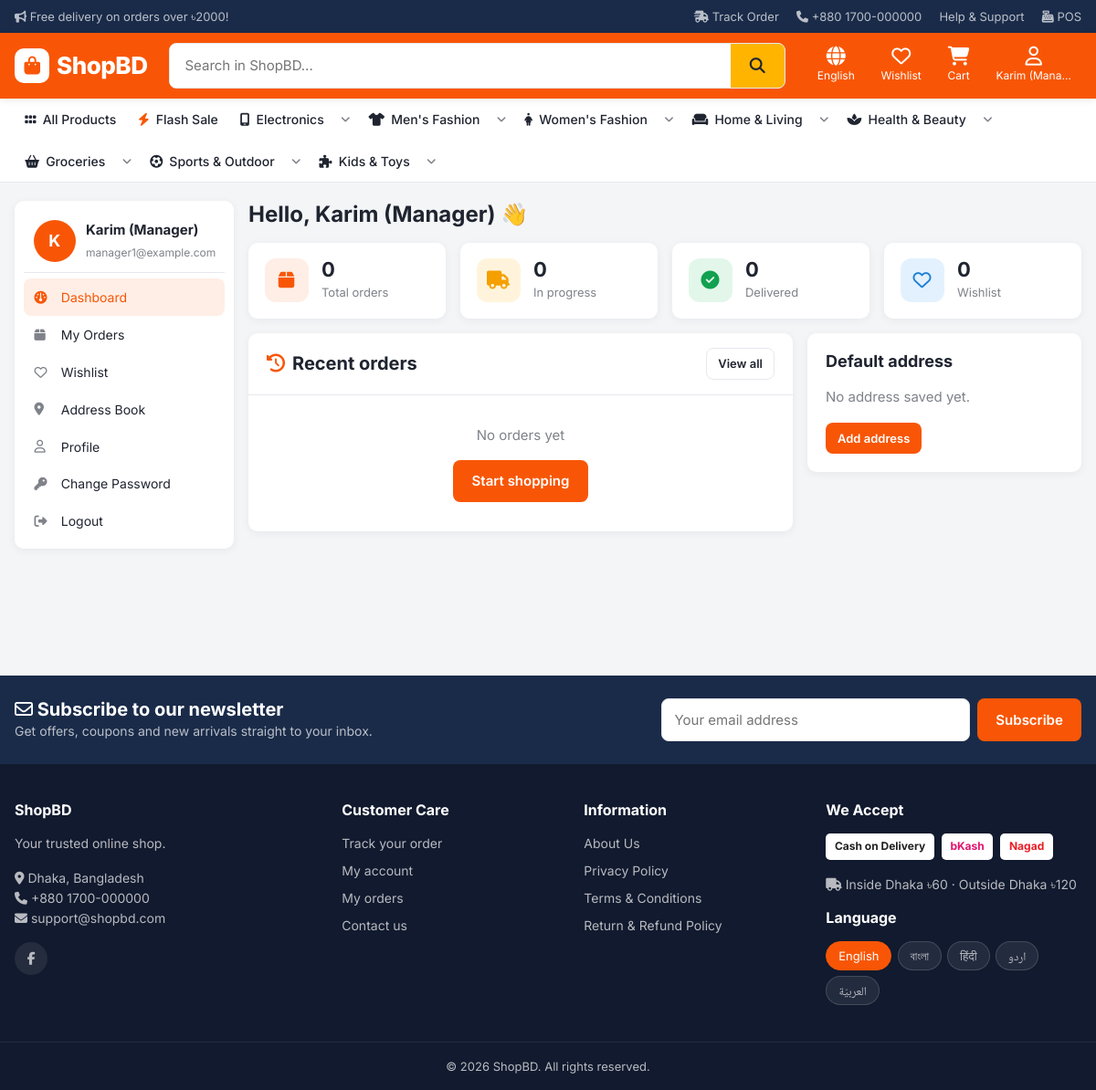
/accounts/dashboard/ (signed in), run on the app's committed database.
### core/models.py (models this page shows, shortened)
class SiteSetting(TranslatableMixin, models.Model):
    site_name = models.CharField(max_length=100, default="ShopBD")
    tagline = models.CharField(max_length=200, blank=True, default="Online Shopping in Bangladesh")
    logo = models.ImageField(upload_to="site/", blank=True)
    favicon = models.ImageField(upload_to="site/", blank=True)
    phone = models.CharField(max_length=30, blank=True, default="+880 1700-000000")
    email = models.EmailField(blank=True, default="support@shopbd.com")
    address = models.CharField(max_length=255, blank=True, default="Dhaka, Bangladesh")
    facebook = models.URLField(blank=True)
    instagram = models.URLField(blank=True)
    youtube = models.URLField(blank=True)
    top_notice = models.CharField(max_length=255, blank=True, default="Free delivery on orders over ৳2000!")
    default_language = models.CharField(
        max_length=10, choices=settings.LANGUAGES, default="en",
        help_text="নতুন ভিজিটর প্রথমে এই ভাষায় সাইট দেখবে (পরে নিজে বদলাতে পারবে)",
    )
    shipping_inside_dhaka = models.DecimalField(max_digits=8, decimal_places=2, default=Decimal("60"))
    shipping_outside_dhaka = models.DecimalField(max_digits=8, decimal_places=2, default=Decimal("120"))
    free_shipping_over = models.DecimalField(
        max_digits=10, decimal_places=2, default=Decimal("2000"),
        help_text="0 দিলে ফ্রি ডেলিভারি বন্ধ থাকবে",
    )
    bkash_number = models.CharField(max_length=20, blank=True, default="01700000000")
    nagad_number = models.CharField(max_length=20, blank=True, default="01700000000")
    enable_cod = models.BooleanField("Enable Cash on Delivery", default=True)
    enable_bkash = models.BooleanField(default=True)
    enable_nagad = models.BooleanField(default=True)
    footer_text = models.TextField(blank=True, default="Your trusted online shop.")
    class Meta:
        verbose_name = "Site Setting"
        verbose_name_plural = "Site Settings"
    @classmethod
    def load(cls):
        obj, _ = cls.objects.get_or_create(pk=1)
        return obj

class Page(TranslatableMixin, models.Model):
    title = models.CharField(max_length=150)
    slug = models.SlugField(unique=True)
    content = models.TextField(help_text="HTML লেখা যাবে")
    show_in_footer = models.BooleanField(default=True)
    is_active = models.BooleanField(default=True)

### store/models.py (models this page shows, shortened)
class Category(TranslatableMixin, models.Model):
    name = models.CharField(max_length=100)
    slug = models.SlugField(max_length=120, unique=True, blank=True, allow_unicode=True)
    parent = models.ForeignKey("self", null=True, blank=True, on_delete=models.CASCADE, related_name="children")
    image = models.ImageField(upload_to="categories/", blank=True)
    icon = models.CharField(max_length=50, blank=True, help_text="Font Awesome class, যেমন: fa-mobile-screen")
    order = models.PositiveIntegerField(default=0)
    is_active = models.BooleanField(default=True)
    show_on_home = models.BooleanField(default=True)
    class Meta:
        verbose_name_plural = "Categories"
        ordering = ["order", "name"]
    def get_absolute_url(self):
        return reverse("store:category", args=[self.slug])

### accounts/views.py (the view)
# urls.py: path("dashboard/", views.dashboard, name="dashboard"),
@login_required
def dashboard(request):
    orders = Order.objects.filter(user=request.user)
    context = {
        "recent_orders": orders[:5],
        "order_count": orders.count(),
        "pending_count": orders.filter(status__in=["pending", "confirmed", "processing", "shipped"]).count(),
        "delivered_count": orders.filter(status="delivered").count(),
        "wishlist_count": Wishlist.objects.filter(user=request.user).count(),
        "default_address": request.user.addresses.filter(is_default=True).first(),
    }
    return render(request, "accounts/dashboard.html", context)

### templates/accounts/dashboard.html (shortened to what this page needs)
{% extends "accounts/account_base.html" %}
{% load i18n shop_tags %}
{% block account_content %}
<h1 class="page-title" style="margin-top:0">{% blocktrans with name=user.first_name|default:user.username %}Hello, {{ name }}{% endblocktrans %} 👋</h1>
<div class="stat-grid mb-2">
  <div class="stat"><span class="ic"><i class="fa-solid fa-box"></i></span><div><strong>{{ order_count }}</strong><span>{% trans "Total orders" %}</span></div></div>
  <div class="stat"><span class="ic yellow"><i class="fa-solid fa-truck"></i></span><div><strong>{{ pending_count }}</strong><span>{% trans "In progress" %}</span></div></div>
  <div class="stat"><span class="ic green"><i class="fa-solid fa-circle-check"></i></span><div><strong>{{ delivered_count }}</strong><span>{% trans "Delivered" %}</span></div></div>
  <div class="stat"><span class="ic blue"><i class="fa-regular fa-heart"></i></span><div><strong>{{ wishlist_count }}</strong><span>{% trans "Wishlist" %}</span></div></div>
</div>
<div class="two-col dash-cols">
  <section class="card">
    <div class="section-head"><h2><i class="fa-solid fa-clock-rotate-left"></i> {% trans "Recent orders" %}</h2><a href="{% url 'orders:my_orders' %}" class="btn btn-outline btn-sm">{% trans "View all" %}</a></div>
    {% if recent_orders %}
    <div class="table-wrap"><table class="table">
      <thead><tr><th>{% trans "Order" %}</th><th>{% trans "Date" %}</th><th>{% trans "Total" %}</th><th>{% trans "Status" %}</th></tr></thead>
      <tbody>{% for o in recent_orders %}
        <tr><td><a href="{% url 'orders:detail' o.order_number %}" style="color:var(--primary);font-weight:600">{{ o.order_number }}</a></td>
          <td>{{ o.created_at|date:"d M Y" }}</td><td>{{ o.total|taka }}</td>
          <td><span class="badge badge-{{ o.status|status_color }}">{{ o.get_status_display }}</span></td></tr>
      {% endfor %}</tbody>
    </table></div>
    {% else %}<div class="empty" style="padding:2rem"><p>{% trans "No orders yet" %}</p><a href="{% url 'store:product_list' %}" class="btn btn-primary">{% trans "Start shopping" %}</a></div>{% endif %}
  </section>
  <section class="card card-body">
    <h3 class="card-title">{% trans "Default address" %}</h3>
    {% if default_address %}
    <p style="font-size:14px"><strong>{{ default_address.full_name }}</strong><br><span dir="ltr">{{ default_address.phone }}</span><br>{{ default_address.address_line }}, {{ default_address.area }}<br>{{ default_address.city }}, {{ default_address.get_division_display }}</p>
    <a href="{% url 'accounts:addresses' %}" class="btn btn-outline btn-sm">{% trans "Manage" %}</a>
    {% else %}
    <p class="muted">{% trans "No address saved yet." %}</p>
    <a href="{% url 'accounts:address_add' %}" class="btn btn-primary btn-sm">{% trans "Add address" %}</a>
    {% endif %}
  </section>
</div>
{% endblock %}

### templates/accounts/account_base.html
{% extends "base.html" %}
{% load i18n %}
{% block content %}
<div class="container">
  <div class="account">
    <aside class="account-nav">
      <div class="user">
        <span class="avatar">{% if user.profile.avatar %}<img src="{{ user.profile.avatar.url }}" alt="">{% else %}{{ user.first_name|default:user.username|first|upper }}{% endif %}</span>
        <div><strong>{{ user.get_full_name|default:user.username }}</strong><br><span class="muted" style="font-size:12px">{{ user.email }}</span></div>
      </div>
      {% with n=request.resolver_match.url_name %}
      <a href="{% url 'accounts:dashboard' %}" class="{% if n == 'dashboard' %}active{% endif %}"><i class="fa-solid fa-gauge"></i> {% trans "Dashboard" %}</a>
      <a href="{% url 'orders:my_orders' %}" class="{% if n == 'my_orders' %}active{% endif %}"><i class="fa-solid fa-box"></i> {% trans "My Orders" %}</a>
      <a href="{% url 'store:wishlist' %}"><i class="fa-regular fa-heart"></i> {% trans "Wishlist" %}</a>
      <a href="{% url 'accounts:addresses' %}" class="{% if 'address' in n %}active{% endif %}"><i class="fa-solid fa-location-dot"></i> {% trans "Address Book" %}</a>
      <a href="{% url 'accounts:profile' %}" class="{% if n == 'profile' %}active{% endif %}"><i class="fa-regular fa-user"></i> {% trans "Profile" %}</a>
      <a href="{% url 'accounts:password_change' %}" class="{% if n == 'password_change' %}active{% endif %}"><i class="fa-solid fa-key"></i> {% trans "Change Password" %}</a>
      {% endwith %}
      <form method="post" action="{% url 'accounts:logout' %}">{% csrf_token %}<button type="submit"><i class="fa-solid fa-right-from-bracket"></i> {% trans "Logout" %}</button></form>
    </aside>
    <div>{% block account_content %}{% endblock %}</div>
  </div>
</div>
{% endblock %}

### templates/base.html (shortened to what this page needs)
{% load static i18n shop_tags %}{% get_current_language as LANGUAGE_CODE %}{% get_current_language_bidi as LANGUAGE_BIDI %}{% get_available_languages as LANGUAGES %}{% get_language_info for LANGUAGE_CODE as cur_lang %}<!DOCTYPE html>
<html lang="{{ LANGUAGE_CODE }}" dir="{% if LANGUAGE_BIDI %}rtl{% else %}ltr{% endif %}">
<head>
  <link rel="stylesheet" href="https://cdnjs.cloudflare.com/ajax/libs/font-awesome/6.5.2/css/all.min.css">
  <link rel="stylesheet" href="{% static 'css/style.css' %}">
</head>
<body class="lang-{{ LANGUAGE_CODE }}">
  <div class="topbar">
    <div class="container">
      <span>{% with notice=site|tr:"top_notice" %}{% if notice %}<i class="fa-solid fa-bullhorn"></i> {{ notice }}{% endif %}{% endwith %}</span>
      <div class="topbar-links">
        <a href="{% url 'orders:track' %}"><i class="fa-solid fa-truck-fast"></i> {% trans "Track Order" %}</a>
        <a href="tel:{{ site.phone }}" dir="ltr"><i class="fa-solid fa-phone"></i> {{ site.phone }}</a>
        <a href="{% url 'core:contact' %}">{% trans "Help & Support" %}</a>
        {% if pos_access %}<a href="{% url 'pos:terminal' %}"><i class="fa-solid fa-cash-register"></i> POS</a>{% endif %}
      </div>
    </div>
  </div>
  <header class="header">
    <div class="container header-main">
      <a href="{% url 'core:home' %}" class="logo">
        {% if site.logo %}<img src="{{ site.logo.url }}" alt="{{ site.site_name }}">
        {% else %}<span class="logo-mark"><i class="fa-solid fa-bag-shopping"></i></span>{{ site.site_name }}{% endif %}
      </a>
      <div class="search">
        <form action="{% url 'store:product_list' %}" method="get" role="search">
          <input id="search-input" type="search" name="q" value="{{ request.GET.q }}" placeholder="{% blocktrans with name=site.site_name %}Search in {{ name }}...{% endblocktrans %}"
                 autocomplete="off" data-url="{% url 'store:search_suggest' %}" aria-label="{% trans 'Search' %}">
          <button type="submit" aria-label="{% trans 'Search' %}"><i class="fa-solid fa-magnifying-glass"></i></button>
        </form>
      </div>
      <div class="header-actions">
        <div class="dropdown lang-switch">
          <button class="h-action" data-dropdown aria-label="{% trans 'Language' %}"><i class="fa-solid fa-globe"></i><span class="lbl">{{ cur_lang.name_local }}</span></button>
        </div>
        <a href="{% url 'store:wishlist' %}" class="h-action hide-sm">
          <i class="fa-regular fa-heart"></i><span class="lbl">{% trans "Wishlist" %}</span>
        </a>
        <a href="{% url 'cart:detail' %}" class="h-action">
          <i class="fa-solid fa-cart-shopping"></i><span class="lbl">{% trans "Cart" %}</span>
        </a>
        {% if user.is_authenticated %}
        <div class="dropdown">
          <button class="h-action" data-dropdown><i class="fa-regular fa-user"></i><span class="lbl">{{ user.first_name|default:user.username|truncatechars:12 }}</span></button>
        </div>
        {% else %}
        <a href="{% url 'accounts:login' %}" class="h-action"><i class="fa-regular fa-user"></i><span class="lbl">{% trans "Login" %}</span></a>
        {% endif %}
      </div>
    </div>
  </header>
  <nav class="catnav">
    <div class="container">
      <ul>
        <li><a href="{% url 'store:product_list' %}"><i class="fa-solid fa-grip"></i> {% trans "All Products" %}</a></li>
        <li><a href="{% url 'store:product_list' %}?filter=flash"><i class="fa-solid fa-bolt" style="color:var(--primary)"></i> {% trans "Flash Sale" %}</a></li>
        {% for cat in menu_categories %}
        <li class="{% if cat.children.all %}has-sub{% endif %}">
          <a href="{{ cat.get_absolute_url }}">{% if cat.icon %}<i class="fa-solid {{ cat.icon }}"></i>{% endif %} {{ cat|tr:"name" }}</a>
          {% if cat.children.all %}
          <button type="button" class="sub-toggle" aria-expanded="false" aria-label="{% trans 'Sub-categories' %}"><i class="fa-solid fa-angle-down"></i><span class="caret-fallback">▾</span></button>
          {% endif %}
        </li>
        {% endfor %}
      </ul>
    </div>
  </nav>
  <main>
    {% block content %}{% endblock %}
  </main>
  <section class="newsletter no-print">
    <div class="container">
      <div>
        <h3><i class="fa-regular fa-envelope"></i> {% trans "Subscribe to our newsletter" %}</h3>
        <p>{% trans "Get offers, coupons and new arrivals straight to your inbox." %}</p>
      </div>
      <form method="post" action="{% url 'core:subscribe' %}">{% csrf_token %}
        <input class="form-control" type="email" name="email" placeholder="{% trans 'Your email address' %}" required>
        <button class="btn btn-primary" type="submit">{% trans "Subscribe" %}</button>
      </form>
    </div>
  </section>
  <footer class="footer">
    <div class="container footer-grid">
      <div>
        <h4>{{ site.site_name }}</h4>
        <p>{{ site|tr:"footer_text" }}</p>
        <p><i class="fa-solid fa-location-dot"></i> {{ site.address }}<br>
           <i class="fa-solid fa-phone"></i> <span dir="ltr">{{ site.phone }}</span><br>
           <i class="fa-solid fa-envelope"></i> {{ site.email }}</p>
        <div class="socials">
          {% if site.facebook %}<a href="{{ site.facebook }}" target="_blank" rel="noopener" aria-label="Facebook"><i class="fa-brands fa-facebook-f"></i></a>{% endif %}
        </div>
      </div>
      <div>
        <h4>{% trans "Customer Care" %}</h4>
        <ul>
          <li><a href="{% url 'orders:track' %}">{% trans "Track your order" %}</a></li>
          <li><a href="{% url 'accounts:dashboard' %}">{% trans "My account" %}</a></li>
          <li><a href="{% url 'orders:my_orders' %}">{% trans "My orders" %}</a></li>
          <li><a href="{% url 'core:contact' %}">{% trans "Contact us" %}</a></li>
        </ul>
      </div>
      <div>
        <h4>{% trans "Information" %}</h4>
        <ul>
          {% for p in footer_pages %}<li><a href="{% url 'core:page' p.slug %}">{{ p|tr:"title" }}</a></li>{% endfor %}
        </ul>
      </div>
      <div>
        <h4>{% trans "We Accept" %}</h4>
        <div class="pay-icons">
          {% if site.enable_cod %}<span>{% trans "Cash on Delivery" %}</span>{% endif %}
          {% if site.enable_bkash %}<span style="color:#e2136e">{% trans "bKash" %}</span>{% endif %}
          {% if site.enable_nagad %}<span style="color:#ec1c24">{% trans "Nagad" %}</span>{% endif %}
        </div>
        <p class="mt-2"><i class="fa-solid fa-truck"></i> {% trans "Inside Dhaka" %} {{ site.shipping_inside_dhaka|taka }} · {% trans "Outside Dhaka" %} {{ site.shipping_outside_dhaka|taka }}</p>
        <h4 class="mt-2">{% trans "Language" %}</h4>
        <form action="{% url 'set_language' %}" method="post" class="footer-langs">{% csrf_token %}
          {% for code, name in LANGUAGES %}{% get_language_info for code as lang %}
          <button type="submit" name="language" value="{{ code }}" class="{% if code == LANGUAGE_CODE %}active{% endif %}">{{ lang.name_local }}</button>
          {% endfor %}
        </form>
      </div>
    </div>
    <div class="copyright">© {% now "Y" %} {{ site.site_name }}. {% trans "All rights reserved." %}</div>
  </footer>
  {% trans "Ends in" as t_ends %}{% trans "Something went wrong." as t_wrong %}{% trans "Free" as t_free %}{% trans "Close" as t_close %}
</body>
</html>

### data on the page
SiteSetting: top_notice "Free delivery on orders over ৳2000!", phone "+880 1700-000000", site_name "ShopBD", footer_text "Your trusted online shop.", address "Dhaka, Bangladesh", email "support@shopbd.com", shipping_inside_dhaka|taka "৳60", shipping_outside_dhaka|taka "৳120"
Category: name "Electronics"
Category: name "Men's Fashion"
Category: name "Women's Fashion"
Category: name "Home & Living"
Category: name "Health & Beauty"
Category: name "Groceries"
Category: name "Sports & Outdoor"
Category: name "Kids & Toys"
Page: title "About Us"
Page: title "Privacy Policy"
Page: title "Terms & Conditions"
Page: title "Return & Refund Policy"

### other printed values
{{ cur_lang.name_local }} "English"
{{ user.first_name|default:user.username|truncatechars:12 }} "Karim (Mana…"
{{ user.first_name|default:user.username|first|upper }} "K"
{{ user.get_full_name|default:user.username }} "Karim (Manager)"
{{ user.email }} "manager1@example.com"
{{ order_count }} "0"
{{ pending_count }} "0"
{{ delivered_count }} "0"
{{ wishlist_count }} "0"
{{ lang.name_local }} "English" "বাংলা" "हिंदी" "اردو" "العربيّة"
